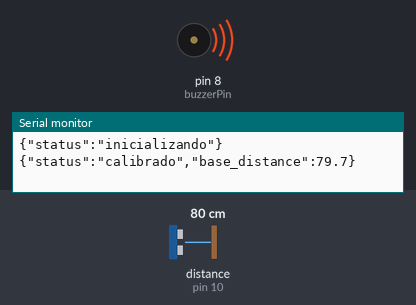
A sketch run on a simulated Arduino Uno, built with avr-gcc and run on an emulated ATmega328P. Parts: buzzer (waves = sounding), the last lines printed to the serial monitor. Wiring (inferred from the names in the program): ultrasonic range finder: trigger pin 9; echo pin 10. The test bench sets the inputs (shaded band); at power-on: distance to the obstacle (sensor on pin 10) 80 cm. The echo pulse lasts 58.3 µs per cm.

Above: at 7.0 s.
At 7.8 s:
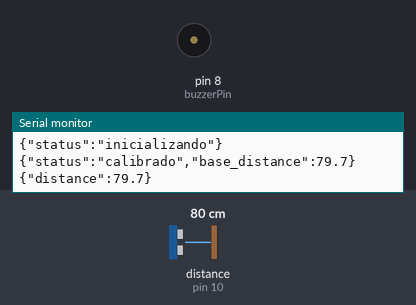
Timing chart, 0 to 9.3 s (numbered marks = the images above):
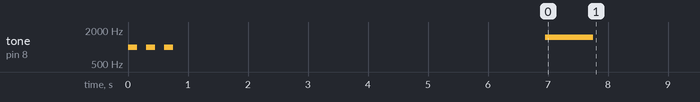

The sketch:

ultrasonic_sensor_serial.ino
```cpp
/*
  NexusControl - Wearable Posture Monitor (Serial USB Edition)

  Código de firmware otimizado para o sensor de postura.
  - Hardware: Arduino Uno + HC-SR04 + Buzzer + Conexão USB com o PC.
  - Alerta local: Beeps no buzzer se a postura estiver degradada (< limite calibrado).
  - Integração: Envia as médias de distância pela USB Serial para o script Gateway.
*/

#include <Arduino.h>

// =========================================================================
// HARDWARE E PINAGEM (Padrão Wearable Postura)
// =========================================================================
const int trigPin = 9;                     // Trigger do HC-SR04
const int echoPin = 10;                    // Echo do HC-SR04
const int buzzerPin = 8;                   // Pino positivo do Buzzer

// =========================================================================
// PARÂMETROS DO MONITOR DE POSTURA
// =========================================================================
float distancia_base = 0.0;                // Calibrada na inicialização (postura ideal)
const int MARGEM_TOLERANCIA_CM = 15;       // Se inclinar mais de 15cm para frente, alerta

// Configuração de Filtro: Média Móvel (Suaviza ruídos físicos de leitura)
const int NUM_LEITURAS = 10;
float leituras[NUM_LEITURAS];
int index_leitura = 0;
float total_leituras = 0;
float media_atual = 0;

// Temporizações Sem Bloqueio (Evita travar a CPU com delay)
unsigned long ultimo_tempo_medicao = 0;
const long INTERVALO_MEDICAO_MS = 250;      // Medição rápida (4x por segundo)

unsigned long ultimo_tempo_envio = 0;
const long INTERVALO_ENVIO_MS = 2000;       // Envio Serial a cada 2 segundos

// Declaração de funções auxiliares
void calibrar();
float lerDistancia();
void atualizarMediaMovel(float nova_leitura);
void verificarPostura();

void setup() {
  // Inicializa a Serial para comunicação com o Gateway no computador
  Serial.begin(9600);

  pinMode(trigPin, OUTPUT);
  pinMode(echoPin, INPUT);
  pinMode(buzzerPin, OUTPUT);
  digitalWrite(buzzerPin, LOW);

  // Inicializa o buffer da média móvel
  for (int i = 0; i < NUM_LEITURAS; i++) {
    leituras[i] = 0.0;
  }

  // Notifica o início na serial
  Serial.println(F("{\"status\":\"inicializando\"}"));

  // Calibração de postura ideal
  calibrar();
}

void loop() {
  unsigned long tempo_atual = millis();

  // 1. Amostragem rápida e cálculo da média móvel
  if (tempo_atual - ultimo_tempo_medicao >= INTERVALO_MEDICAO_MS) {
    ultimo_tempo_medicao = tempo_atual;

    float distancia = lerDistancia();
    // Filtra leituras fora do range do sensor (2cm a 200cm)
    if (distancia > 2.0 && distancia < 200.0) {
      atualizarMediaMovel(distancia);
      verificarPostura();
    }
  }

  // 2. Envio periódico dos dados em formato JSON pela Serial USB
  if (tempo_atual - ultimo_tempo_envio >= INTERVALO_ENVIO_MS) {
    ultimo_tempo_envio = tempo_atual;

    if (media_atual > 0) {
      Serial.print(F("{\"distance\":"));
      Serial.print(media_atual, 1);
      Serial.println(F("}"));
    } else {
      Serial.println(F("{\"error\":\"sensor_failure\"}"));
    }
  }
}

// Calibração Inicial: O usuário deve estar ereto
void calibrar() {
  // Beeps de preparação
  for (int i = 0; i < 3; i++) {
    tone(buzzerPin, 1000);
    delay(150);
    noTone(buzzerPin);
    delay(150);
  }

  // Aguarda 3 segundos para estabilização do usuário
  delay(3000);

  float soma = 0;
  int leituras_validas = 0;

  for (int i = 0; i < 10; i++) {
    float d = lerDistancia();
    if (d > 2.0 && d < 200.0) {
      soma += d;
      leituras_validas++;
    }
    delay(300);
  }

  if (leituras_validas > 0) {
    distancia_base = soma / leituras_validas;

    // Imprime a distância base calibrada
    Serial.print(F("{\"status\":\"calibrado\",\"base_distance\":"));
    Serial.print(distancia_base, 1);
    Serial.println(F("}"));

    // Preenche o buffer com a referência
    for (int i = 0; i < NUM_LEITURAS; i++) {
      atualizarMediaMovel(distancia_base);
    }

    // Sinal sonoro de sucesso
    tone(buzzerPin, 1500);
    delay(800);
    noTone(buzzerPin);
  } else {
    Serial.println(F("{\"status\":\"error\",\"details\":\"calibration_failed\"}"));
    while (1) {
      tone(buzzerPin, 200);
      delay(500);
      noTone(buzzerPin);
      delay(500);
    }
  }
}

// Leitura de pulso do sensor ultrassônico
float lerDistancia() {
  digitalWrite(trigPin, LOW);
  delayMicroseconds(2);
  digitalWrite(trigPin, HIGH);
  delayMicroseconds(10);
  digitalWrite(trigPin, LOW);

  long duracao = pulseIn(echoPin, HIGH, 30000);
  if (duracao == 0) return 0.0;

  return (duracao * 0.0343) / 2.0;
}

// Filtro de Média Móvel (FIFO Buffer)
void atualizarMediaMovel(float nova_leitura) {
  total_leituras = total_leituras - leituras[index_leitura];
  leituras[index_leitura] = nova_leitura;
  total_leituras = total_leituras + leituras[index_leitura];

  index_leitura++;
  if (index_leitura >= NUM_LEITURAS) {
    index_leitura = 0;
  }

  media_atual = total_leituras / NUM_LEITURAS;
}

// Avaliação de postura degradada e atuação do buzzer local
void verificarPostura() {
  if (media_atual < (distancia_base - MARGEM_TOLERANCIA_CM)) {
    // Alerta sonoro contínuo a 300Hz
    tone(buzzerPin, 300);
  } else {
    noTone(buzzerPin);
  }
}
```
